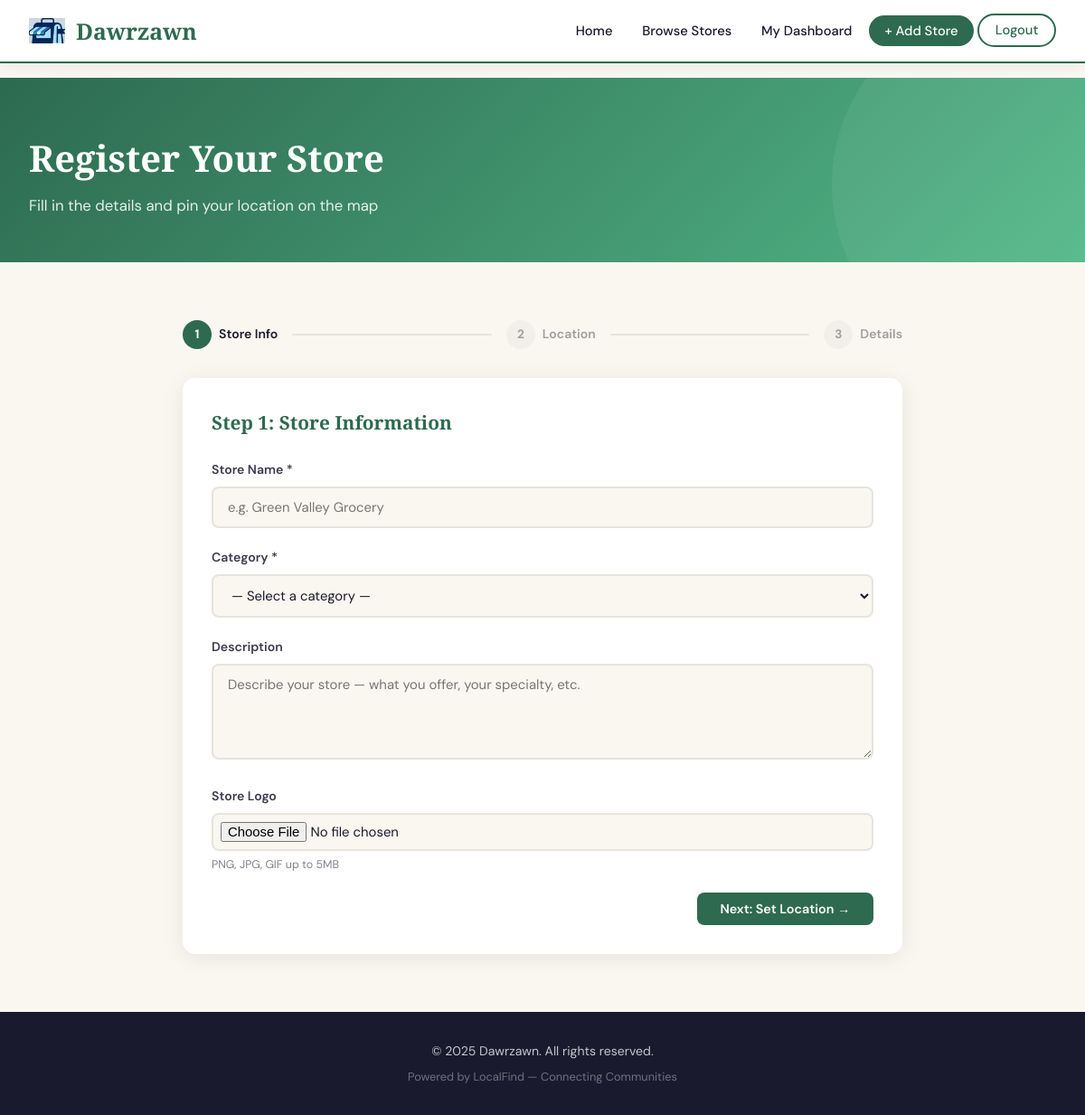
Page /store/add (signed in) on the committed database.
### dawr_zawn.py (models this page shows)
class SiteSettings(db.Model):
    id = db.Column(db.Integer, primary_key=True)
    site_name = db.Column(db.String(150), default='Dawrzawn')
    tagline = db.Column(db.String(300), default='Discover stores in your community')
    primary_color = db.Column(db.String(20), default='#2d6a4f')
    secondary_color = db.Column(db.String(20), default='#52b788')
    accent_color = db.Column(db.String(20), default='#d4a017')
    bg_color = db.Column(db.String(20), default='#faf7f0')
    text_color = db.Column(db.String(20), default='#1a1a2e')
    logo = db.Column(db.String(200), nullable=True)
    maps_api_key = db.Column(db.String(200), default='YOUR_GOOGLE_MAPS_API_KEY')
    footer_text = db.Column(db.String(500), default='© 2025 Dawrzawn. All rights reserved.')

### dawr_zawn.py (the view, shortened to what this page needs)
@app.route('/store/add', methods=['GET', 'POST'])
@login_required
def add_store():
    settings = get_settings()
    CATEGORIES = ['Grocery Store', 'Drug Store / Pharmacy', 'Restaurant / Food',
                  'Clothing & Fashion', 'Electronics', 'Hardware & Tools',
                  'Bakery & Confectionery', 'Beauty & Wellness', 'Sports & Outdoors',
                  'Books & Stationery', 'Jewelry & Accessories', 'Home & Furniture',
                  'Automotive', 'Pet Store', 'Toy Store', 'Other']
    TAGS = ['24/7', 'Delivery Available', 'Takeaway', 'Parking', 'Wheelchair Accessible',
            'Accepts Cards', 'Organic', 'Local Brand', 'Wholesale', 'Online Orders',
            'Budget-Friendly', 'Premium', 'Family-Owned', 'Franchise', 'New Arrival']
    return render_template('add_store.html', categories=CATEGORIES, tags=TAGS, settings=settings)

### dawr_zawn.py (called while the page is built)
@login_manager.user_loader
def load_user(user_id):
    return User.query.get(int(user_id))

def get_settings():
    s = SiteSettings.query.first()
    if not s:
        s = SiteSettings()
        db.session.add(s)
        db.session.commit()
    return s

@app.context_processor
def inject_settings():
    def store_pending_count():
        return Store.query.filter_by(is_approved=False, is_active=True).count()
    return dict(settings=get_settings(), store_pending_count=store_pending_count)

    @property
    def is_authenticated(self): return True

    def is_admin(self): return self.role == 'admin'

### templates/add_store.html (shortened to what this page needs)
{% extends "base.html" %}
{% block extra_head %}
<link rel="stylesheet" href="https://unpkg.com/leaflet@1.9.4/dist/leaflet.css"/>
{% endblock %}
{% block content %}
<section class="page-header">
  <div class="container">
    <h1>Register Your Store</h1>
    <p>Fill in the details and pin your location on the map</p>
  </div>
</section>
<section class="py-4">
  <div class="container" style="max-width:860px;">
    <form method="POST" enctype="multipart/form-data" id="storeForm">
      <div style="display:flex;gap:1rem;margin-bottom:2rem;align-items:center;">
        {% for i, label in [(1,'Store Info'),(2,'Location'),(3,'Details')] %}
        <div id="step-ind-{{ i }}" style="display:flex;align-items:center;gap:0.5rem;opacity:{% if i == 1 %}1{% else %}0.4{% endif %};">
          <div id="step-circle-{{ i }}" style="width:32px;height:32px;border-radius:50%;background:{% if i == 1 %}var(--primary){% else %}var(--border){% endif %};color:{% if i == 1 %}white{% else %}var(--text){% endif %};display:flex;align-items:center;justify-content:center;font-weight:700;font-size:0.85rem;transition:all .3s;">{{ i }}</div>
          <span style="font-weight:600;font-size:0.88rem;">{{ label }}</span>
        </div>
        {% if i < 3 %}
        <div style="flex:1;height:2px;background:var(--border);border-radius:1px;"></div>
        {% endif %}
        {% endfor %}
      </div>
      <div class="tab active" id="tab-1">
        <div class="card" style="padding:2rem;">
          <h2 style="font-family:var(--font-display);font-size:1.3rem;font-weight:700;margin-bottom:1.5rem;color:var(--primary);">Step 1: Store Information</h2>
          <div class="form-group">
            <label>Store Name *</label>
            <input type="text" name="name" class="form-control" placeholder="e.g. Green Valley Grocery" required>
          </div>
          <div class="form-group">
            <label>Category *</label>
            <select name="category" class="form-control" required>
              <option value="">— Select a category —</option>
            </select>
          </div>
          <div class="form-group">
            <label>Description</label>
            <textarea name="description" class="form-control" rows="4"
                      placeholder="Describe your store — what you offer, your specialty, etc."></textarea>
          </div>
          <div class="form-group">
            <label>Store Logo</label>
            <input type="file" name="logo" accept="image/*" class="form-control"
                   style="padding:0.5rem;" onchange="previewLogo(this)">
            <p style="font-size:0.78rem;opacity:0.55;margin-top:0.3rem;">PNG, JPG, GIF up to 5MB</p>
          </div>
          <div style="text-align:right;">
            <button type="button" class="step-btn" onclick="goStep(2)">Next: Set Location →</button>
          </div>
        </div>
      </div>
    </form>
  </div>
</section>
{% endblock %}

### templates/base.html (shortened to what this page needs)
<!DOCTYPE html>
<html lang="en">
<head>
  {% block extra_head %}{% endblock %}
</head>
<body>
<nav>
  <div class="nav-inner">
    <a href="{{ url_for('index') }}" class="nav-brand">
      {% if settings.logo %}
        <img src="{{ url_for('static', filename=settings.logo) }}" alt="Logo">
      {% else %}
        <div class="brand-dot">L</div>
      {% endif %}
      {{ settings.site_name }}
    </a>
    <ul class="nav-links">
      <li><a href="{{ url_for('index') }}">Home</a></li>
      <li><a href="{{ url_for('stores') }}">Browse Stores</a></li>
      {% if current_user.is_authenticated %}
        {% if current_user.is_admin() %}
          <li><a href="{{ url_for('admin_dashboard') }}">Admin Panel
            {% set pending = store_pending_count() %}
            {% if pending > 0 %}<span class="nav-badge">{{ pending }}</span>{% endif %}
          </a></li>
        {% else %}
          <li><a href="{{ url_for('owner_dashboard') }}">My Dashboard</a></li>
          <li><a href="{{ url_for('add_store') }}" class="nav-pill">+ Add Store</a></li>
        {% endif %}
        <li><a href="{{ url_for('logout') }}" class="nav-pill-outline">Logout</a></li>
      {% else %}
        <li><a href="{{ url_for('login') }}">Login</a></li>
        <li><a href="{{ url_for('register') }}" class="nav-pill">Register</a></li>
      {% endif %}
    </ul>
  </div>
</nav>
<main>
  {% block content %}{% endblock %}
</main>
<footer>
  <p>{{ settings.footer_text }}</p>
  <p style="margin-top:0.4rem;font-size:0.8rem;opacity:0.5;">Powered by LocalFind &mdash; Connecting Communities</p>
</footer>
</body>
</html>

### templates/add_store.html (style rules this page uses)
.tab { display: none; }
.tab.active { display: block; }
.step-btn { padding: 0.55rem 1.6rem; border-radius: 8px; background: var(--primary); color: white; border: none; font-family: var(--font-body); font-size: 0.9rem; font-weight: 600; cursor: pointer; transition: background .2s; }

### rows in the picture
SiteSettings: logo (picture), site_name "Dawrzawn", footer_text "© 2025 Dawrzawn. All rights reserved."

### other values in the picture
{{ i }} "1" "2" "3"
{{ label }} "Store Info" "Location" "Details"
